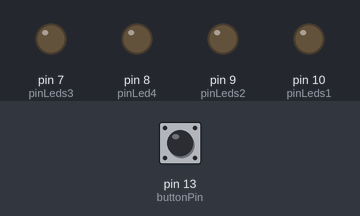
This sketch was run on a simulated Arduino Uno, built with avr-gcc and run on an emulated ATmega328P. Parts: output pins drawn as LEDs (lit = HIGH). The test bench sets the inputs (shaded band); at power-on: pin 13 (buttonPin) LOW.

Above: at 1.2 s.
1.3 s: pin 13 (buttonPin) pulled HIGH for 0.15 s
At 2.1 s:
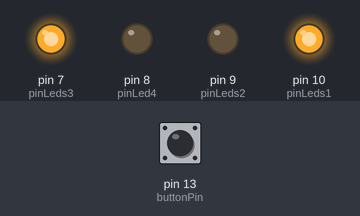
4.4 s: pin 13 (buttonPin) pulled HIGH for 1 s
At 5.7 s:
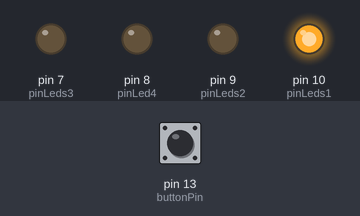
7.9 s: pin 13 (buttonPin) pulled HIGH for 3.2 s
At 13.8 s:
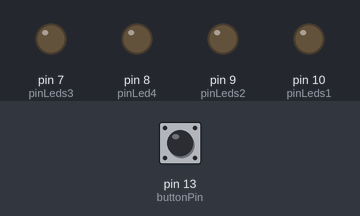
Timing chart, 0 to 15.3 s (numbered marks = the images above; inputs shaded):
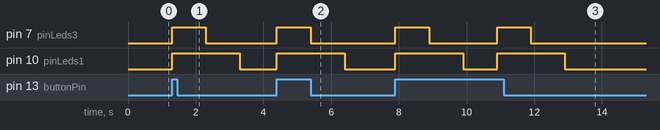

Measured:
- after the input at 1.3 s, pin 7 (pinLeds3): LOW → HIGH at once, → LOW 1.0 s later; pin 10 (pinLeds1): LOW → HIGH at once, → LOW 2.0 s later
- after the input at 4.4 s, pin 7 (pinLeds3): LOW → HIGH at once, → LOW 1.0 s later; pin 10 (pinLeds1): LOW → HIGH at once, → LOW 2.0 s later
- after the input at 7.9 s, pin 7 (pinLeds3): alternates HIGH for 1.0 s and LOW for 2.0 s, 4 changes in all, then stays LOW, starting at once; pin 10 (pinLeds1): alternates HIGH for 2.0 s and LOW for 1.0 s, 4 changes in all, then stays LOW, starting at once

The sketch:

sketch_led-wuerfel-raetsel-mit-taster.ino
```cpp
int pinLeds1 = 10;
int pinLeds2 = 9;
int pinLeds3 = 7;
int pinLed4 = 8;
int buttonPin = 13;
int buttonState;
long ran;
int time = 1000;

void setup() {
  pinMode (pinLeds1, OUTPUT);
  pinMode (pinLeds2, OUTPUT);
  pinMode (pinLeds3, OUTPUT);
  pinMode (pinLed4, OUTPUT);
  pinMode (buttonPin, INPUT);
  randomSeed(analogRead(0));
}


void loop() {
  buttonState = digitalRead(buttonPin);
  if (buttonState == HIGH) {
    four();
    delay (time);
    clear();
    two();
    delay (time);
    clear();
    delay (time);
  }
}

void clear() {
  digitalWrite (pinLeds1, LOW);
  digitalWrite (pinLeds2, LOW);
  digitalWrite (pinLeds3, LOW);
  digitalWrite (pinLed4, LOW);
}

void one () {
  digitalWrite (pinLed4, HIGH);
}

void two () {
  digitalWrite (pinLeds1, HIGH);
}

void three() {
  digitalWrite (pinLeds3, HIGH);
  digitalWrite (pinLed4, HIGH);
}

void four () {
  digitalWrite (pinLeds1, HIGH);
  digitalWrite (pinLeds3, HIGH);
}

void five() {
  digitalWrite (pinLeds1, HIGH);
  digitalWrite (pinLeds3, HIGH);
  digitalWrite (pinLed4, HIGH);
}

void six() {
  digitalWrite (pinLeds1, HIGH);
  digitalWrite (pinLeds2, HIGH);
  digitalWrite (pinLeds3, HIGH);
}
```
